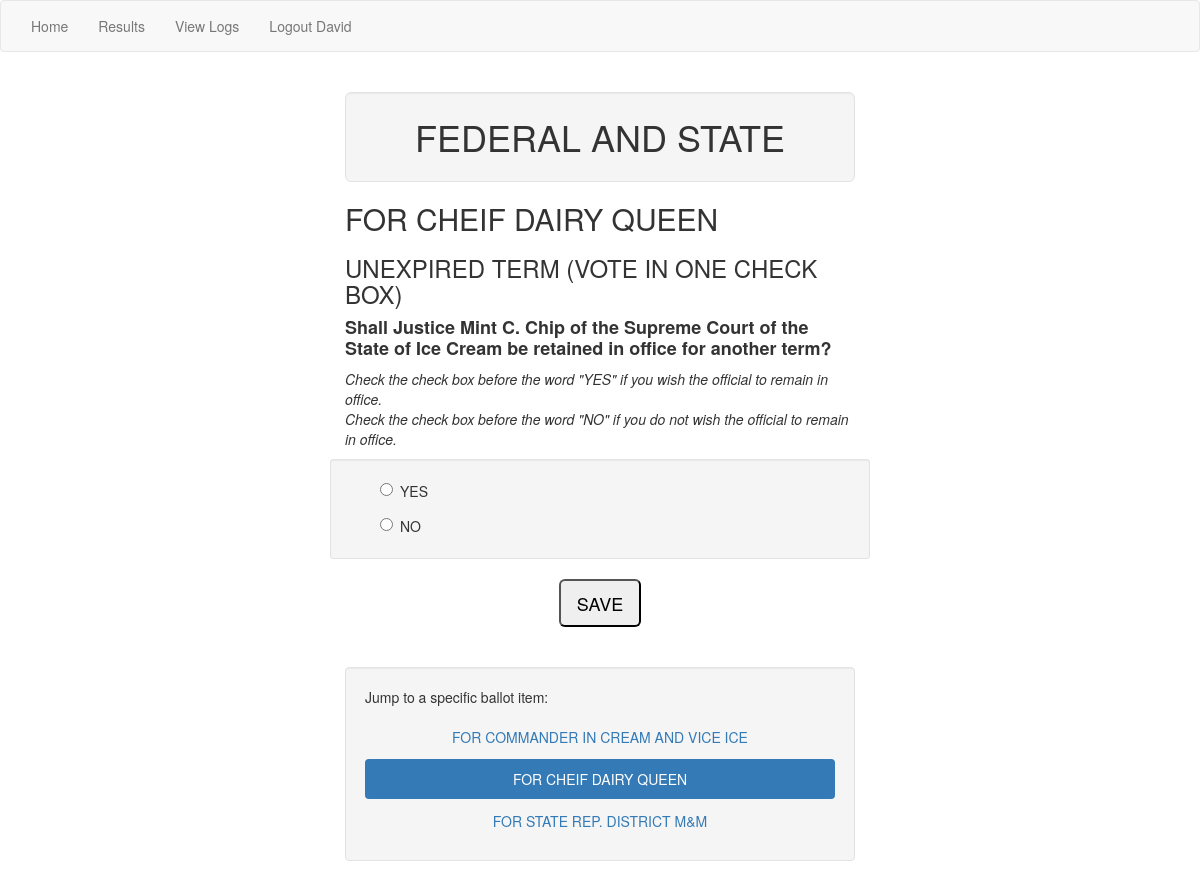
The page /voteapp/election1/ballot2/ (signed in) on the database its author committed.
### voteapp/models.py (models this page shows, shortened)
class Election(models.Model):
    name = models.CharField(max_length=200)
    vote_deadline = models.DateTimeField('vote_deadline')
    voters = models.ManyToManyField(User)

class Ballot(models.Model):
    ballot_title = models.TextField(max_length=500)
    how_to_vote = models.TextField(max_length=500, blank=True)
    ballot_question = models.TextField(max_length=500, blank=True)
    ballot_details= models.TextField(max_length=500, blank=True)
    election = models.ForeignKey(Election, on_delete=models.CASCADE)
    type = models.TextField(default="radio", max_length=200)
    required_num = models.IntegerField(default=0)
    max_num = models.IntegerField(default=1)
    allow_custom = models.BooleanField(default=False)
    display_order = models.IntegerField(default=10)
    def get_options(self):
        return self.option_set.order_by('display_order')

### voteapp/views.py (the view, shortened to what this page needs)
# urls.py: url(r'^election(?P<election_id>[0-9]+)/$', views.election_detail, name='election_detail'),
@login_required(login_url='/voteapp/login/')
def election_detail(request, election_id, ballot_id=None):
    form = None
    cur_ballot = None
    next_ballot = None
    write_in_form = None
    added_option = False
    if is_eligible(request, election_id): #authenticate user
        election = get_object_or_404(Election, pk=election_id)
        if ballot_id:
            cur_ballot = get_object_or_404(Ballot, pk=ballot_id)
            ballot_options = get_ballot_options(request, cur_ballot)
            form = MultiVoteForm(request.POST or None, extra=ballot_options, label_suffix="")
        next_ballot = get_next_ballot(election, ballot_id)
        return render(request, 'voteapp/election_detail.html', {'form':form, 'write_in_form':write_in_form, 'election': election, 'ballot': cur_ballot, 'next_ballot':next_ballot, 'show_submit':True})

### voteapp/forms.py (shortened to what this page needs)
class MultiVoteForm(forms.Form):
    def __init__(self, *args, **kwargs):
        dynamic_form = kwargs.pop('extra')
        self.form_type = dynamic_form['type']
        self.max_choices = dynamic_form['max_choices']
        super(MultiVoteForm, self).__init__(*args, **kwargs)
        if self.form_type == 'checkbox':
            for option in dynamic_form['option_list']:
                print(option)
                self.fields['choice_{}-{}'.format(option['type'], option['obj'].id)] = forms.BooleanField(label=option['obj'].option_text, required=False)
        if self.form_type == 'radio':
            choices = []
            for option in dynamic_form['option_list']:
                choices.append(('{}-{}'.format(option['type'], option['obj'].id),option['obj'].option_text,))
            self.fields['choice'] = forms.ChoiceField( widget=forms.RadioSelect(), choices=choices, required=False)

### voteapp/views.py (called while the page is built)
def is_eligible(request, election_id):
    if request.user.election_set.filter(id=election_id): #make sure user is elegible to vote
        return True
    else:
        raise Http404("You are not registered for this election.")

def get_ballot_options(request, ballot):
    dynamic_form = {'type': ballot.type, 'allow_custom':ballot.allow_custom, 'max_choices':ballot.max_num}
    dynamic_form['option_list'] = []
    for opt in ballot.option_set.all():
        dynamic_form['option_list'].append({'type':'normal', 'obj':opt})
    if ballot.allow_custom:
        dynamic_form['allow_custom'] = True
        for write_in in request.user.writeinoption_set.filter(ballot_item=ballot.id):
            dynamic_form['option_list'].append({'type':'write_in', 'obj':write_in})
    return dynamic_form

def get_next_ballot(election, ballot_id):
    ballots = election.ballot_set.all().order_by('display_order')
    get_next = False
    next_ballot = None
    for ballot in ballots:
        if get_next:
            next_ballot = ballot
            break
        if str(ballot.id) == str(ballot_id):
            get_next = True
            print("Setting get_next to true")
    return next_ballot

### voteapp/templates/voteapp/election_detail.html (shortened to what this page needs)
{% extends 'voteapp/base.html' %}
{% block content %}
<div class="container">
    <h1 class="well well-lg text-center">{{ election.name }}</h1>
    {% if ballot %}
        <form action="." method="post">
        <h2>{{ballot.ballot_title}}</h2>
        {% if ballot.how_to_vote %}<h3>{{ballot.how_to_vote | linebreaksbr}}</h3>{% endif %}
        {% if ballot.ballot_question %}<h4><strong>{{ballot.ballot_question| linebreaksbr}}</strong></h4>{% endif %}
        {% if ballot.ballot_details %}<p><em>{{ballot.ballot_details| linebreaksbr}}</em></p>{% endif %}
        {% if ballot.get_options %}
            {% if ballot.type == 'ranked' %}
                <div class="row top-buffer  container">
                    <div class="form-group ">
                        {% for field in form %}
                        <div class="row well well-sm">
                            {{ field.errors }}
                            <div class="col-sm-2 text-center">
                            {{ field }}
                            </div>
                            <div class="col-sm-8">
                                {{ field.label_tag |linebreaksbr }}
                            </div>
                        </div>
                        {% endfor %}
                    </div>
                </div>
            {% elif ballot.type == 'radio' %}
                <div >
                        {% for field in form %}
                        <div class="row well well-sm">
                            <div class="radio">
                            {{ field }}
                            </div>
                        </div>
                        {% endfor %}
                </div>
            {% endif %}
        {% endif %}
            <div class="text-center top-buffer">
                <a href="{% url 'voteapp:election_detail' election.id %}"><button name="Save" type="submit" value="Save" class="btn-lg">SAVE</button></a>
            </div>
        </form>
    {% endif %}
    <div class="footer well well-md">
        <p>Jump to a specific ballot item:</p>
        <ul class="nav nav-pills nav-stacked text-center">
        {% for each_ballot in election.ballot_set.all %}
            <li class="{% if each_ballot.id == ballot.id %}active{% endif %}"><a  href="{% url 'voteapp:election_detail_ballot' election.id each_ballot.id %}">{{ each_ballot.ballot_title }}</a></li>
        {% endfor %}
        </ul>
    </div>
</div>
{% endblock %}

### voteapp/templates/voteapp/base.html (shortened to what this page needs)
<!DOCTYPE html>
<html lang="en">
<head>
    {% load static %}
    <link rel="stylesheet" type="text/css" href="{% static 'voteapp/bootstrap/css/bootstrap.css' %}" />
    <link rel="stylesheet" type="text/css" href="{% static 'voteapp/style.css' %}" />
</head>
<body>
<nav class="navbar navbar-default">
    <div class="container-fluid">
        <ul class="navbar-static-top navbar-nav nav">
            <li><a href="/voteapp/">Home</a></li>
            <li><a href="/voteapp/results">Results</a></li>
            {% if user.is_staff %}
                <li><a href="/voteapp/view_logs">View Logs</a></li>
            {% endif %}
            {% if user.is_authenticated %}
                <li><a href="/voteapp/logout">Logout {{ user.first_name }}</a></li>
            {% else %}
                <li><a href="/voteapp/login">Login</a></li>
            {% endif %}
        </ul>
    </div>
</nav>
{% block content %}
{% endblock %}
</body>
</html>

### voteapp/static/voteapp/style.css (style rules this page uses)
a { text-decoration: none; }
button { color:#000; }
body { background: white ; }
.container { max-width: 54rem; }
.footer { margin-top: 4rem; }
.top-buffer { margin-top: 2rem; }
div.radio > ul >li { list-style: none; margin-top: 1rem; line-height: 25px; }
div.radio > ul >li>label>input { padding-right: 20px; }

### rows shown on the page
Election: name "FEDERAL AND STATE"
Ballot: ballot_title "FOR CHEIF DAIRY QUEEN", how_to_vote "UNEXPIRED TERM (VOTE IN ONE CHECK BOX)", ballot_question "Shall Justice Mint C. Chip of the Supreme Court of the State of Ice Cream be retained in office for another term?", ballot_details "Check the check box before the word \"YES\" if you wish the official to remain in office. Check the check box before the word \"NO\" if you do not wish the official to remain in office."
Ballot: ballot_title "FOR COMMANDER IN CREAM AND VICE ICE"
Ballot: ballot_title "FOR STATE REP. DISTRICT M&M"

### other values the page prints
{{ user.first_name }} "David"
